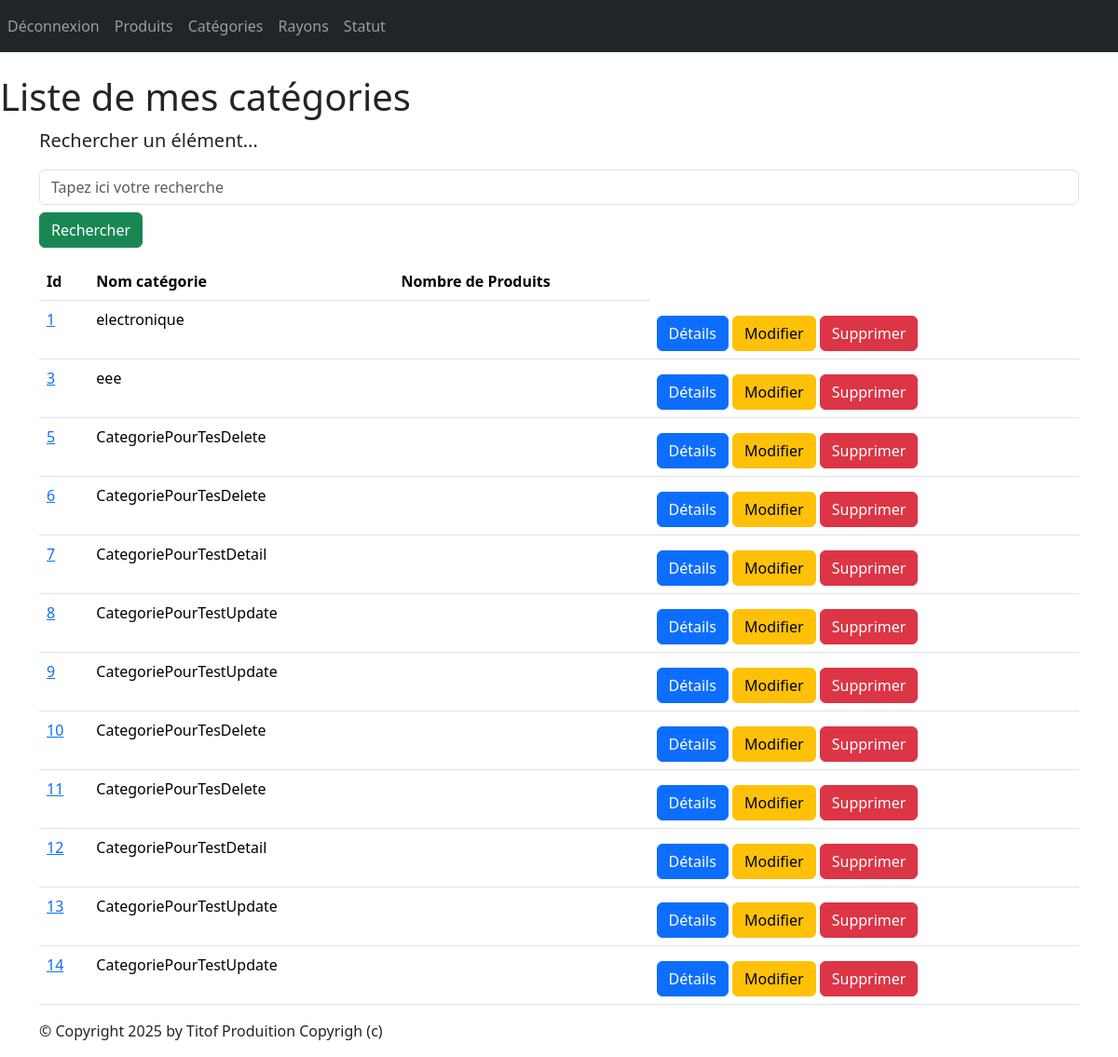
The page /monApp/Categories/ (signed in) on the database its author committed.
### monApp/models.py (models this page shows, shortened)
class Categorie(models.Model):
    idCat = models.AutoField(primary_key=True)
    nomCat = models.CharField(max_length=100)

### monApp/views.py (the view)
# urls.py: path("Categories/" ,views.CategorieListView.as_view(), name="lst_cat"),
class CategorieListView(ListView):
    model = Categorie
    template_name = "monApp/list_categories.html"
    context_object_name = "cat"
    def get_queryset(self):
        query = self.request.GET.get('search')
        if query:
            return Categorie.objects.filter(nomCat__icontains=query)
        return Categorie.objects.all
    def get_context_data(self, **kwargs):
        context = super(CategorieListView, self).get_context_data(**kwargs)
        context['titremenu'] = "Liste de mes catégories"
        return context

### monApp/templates/monApp/list_categories.html
{% extends 'monApp/base.html' %}
{% block menu %}
<h1>{{titremenu}}</h1>
{% endblock %}
{% block contenu %}
<p class="lead mb-3 ml-0">Rechercher un élément...</p>
<form method="GET" action="">
<input class="form-control" type="text" name="search" placeholder="Tapez ici votre recherche"
value="{{ request.GET.search }}">
<button type="submit" class="btn btn-success mt-2">Rechercher</button>
</form>
<table class="table">
<table class="table">
    <thead>
        <th>Id</th>
        <th>Nom catégorie</th>
        <th>Nombre de Produits</th>
    </thead>
    <tbody>
        {% for cate in cat %}
        <tr>
            <td><a href="{% url 'dtl_cat' cate.idCat %}">{{ cate.idCat }}</a></td>
            <td>{{ cate.nomCat }} </td>
            <td>{{ cate.nb_produits }} </td>
            <td>
                <a href="{% url 'dtl_cat' cate.idCat %}" class="btn btn-primary mt-2">Détails</a>
                <a href="{% url 'cat-chng' cate.idCat %}" class="btn btn-warning mt-2">Modifier</a>
                <a href="{% url 'dlt-cat' cate.idCat %}" class="btn btn-danger mt-2">Supprimer</a>
            </td>
        </tr>
        {% endfor %}
    </tbody>
</table>
{% endblock %}

### static/styles.css (style rules this page uses)
h1 { color: red }

### rows shown on the page
Categorie: idCat "1", nomCat "electronique"
Categorie: idCat "3", nomCat "eee"
Categorie: idCat "5", nomCat "CategoriePourTesDelete"
Categorie: idCat "6", nomCat "CategoriePourTesDelete"
Categorie: idCat "7", nomCat "CategoriePourTestDetail"
Categorie: idCat "8", nomCat "CategoriePourTestUpdate"
Categorie: idCat "9", nomCat "CategoriePourTestUpdate"
Categorie: idCat "10", nomCat "CategoriePourTesDelete"
Categorie: idCat "11", nomCat "CategoriePourTesDelete"
Categorie: idCat "12", nomCat "CategoriePourTestDetail"
Categorie: idCat "13", nomCat "CategoriePourTestUpdate"
Categorie: idCat "14", nomCat "CategoriePourTestUpdate"

### other values the page prints
{{ titremenu }} "Liste de mes catégories"
